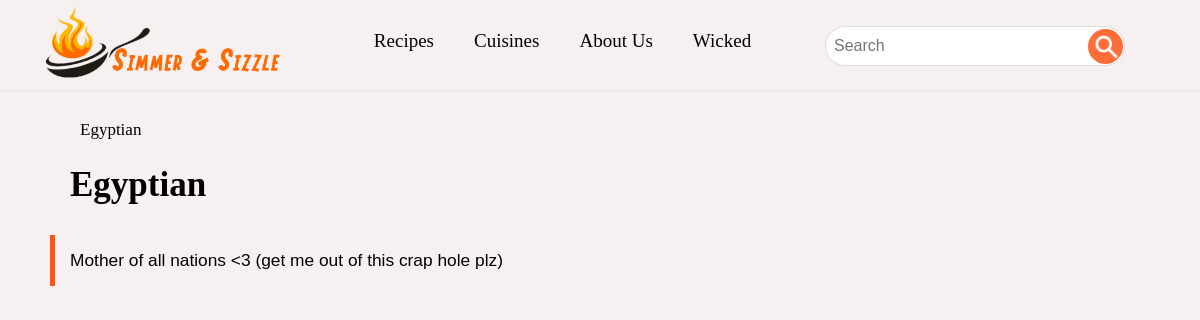
Screenshot of /cuisines/1 (signed in) with the database file from the repository.
### RecipeFinder/models.py (models this page shows, shortened)
class User(AbstractUser):
    isAdmin = models.BooleanField(default=True)

class Cuisine(models.Model):
    name = models.CharField(max_length=100, validators=[alpha])
    info = models.TextField(max_length=1000)

### RecipeFinder/views.py (the view)
# urls.py: path("cuisines/<int:id>", views.cuisine_view, name="cuisine"),
def cuisine_view(request, id):
    cuisine = models.Cuisine.objects.get(id=id)
    API = []
    for course in models.Recipe.courses():
        API.append({
            "header": course,
            "request": {
                "cuisine": id,
                "course": course
            },
            "id": f"{cuisine.name}-{course}-container",
            "url": reverse("course", args=(id, course)),
        })
    linkHistory = [
        {
            "name": cuisine.name,
            "ref": reverse("cuisine", args=(cuisine.id,))
        }
    ]
    return render(request, "RecipeFinder/index.html", {
        "linkHistory": linkHistory,
        "header": cuisine.name,
        "info": cuisine.info,
        "cuisines": models.Cuisine.objects.all(),
        "API": API,
    })

### RecipeFinder/models.py (called while the page is built)
    @classmethod
    def courses(cls):
        coursesList = []
        for course in cls.courses_pairs:
            coursesList.append(course[0])
        return coursesList

### RecipeFinder/templates/RecipeFinder/index.html (shortened to what this page needs)
{% extends "RecipeFinder/layout.html" %}
{% load static %}
{% block main_view %}
<div class="category-header">{{ header }}</div>
{% if info %}
<div class="cool-text-container">
    {{ info }}
</div>
{% endif %}
{% endblock %}

### RecipeFinder/templates/RecipeFinder/layout.html (shortened to what this page needs)
{% extends 'RecipeFinder/nav.html' %}
{% load static %}
{% block body %}
<div class="main-view">
    {% if linkHistory %}
        <ul id="link-history">
            {% for link in linkHistory %}
            <li><a href="{{ link.ref }}" class="navbar-link-item norm-link">{{ link.name }}</a></li>
            {% endfor %}
        </ul>
    {% endif %}
    {% block main_view %}
    {% endblock %}
</div>
{% endblock %}

### RecipeFinder/templates/RecipeFinder/nav.html (shortened to what this page needs)
{% load static %}
<!DOCTYPE html>
<html lang="en">
    <head>
        <link rel="stylesheet" href="{% static 'RecipeFinder/styles.css' %}">
    </head>
    <body>
        <nav class="navbar-container">
            <div class="navbar row">
                <a href="{% url 'index' %}" class="navbar-logo">
                    <img src="{% static 'RecipeFinder/logo.png' %}" width="280">
                </a>
                <div class="navbar-items row">
                    <a href="{% url 'recipes' %}" class="navbar-link-item norm-link">Recipes</a>
                    <div class="drop-down-menu">
                        <a class="drop-down-button navbar-link-item norm-link">Cuisines</a>
                    </div>
                    <a href="{% url 'about' %}" class="navbar-link-item norm-link">About Us</a>
                    <div class="drop-down-menu">
                        {% if user.is_authenticated %}
                        <a class="drop-down-button navbar-link-item norm-link">{{ user.username }}</a>
                        {% else %}
                        <a href="{% url 'register' %}" class="navbar-link-item norm-link">Register</a>
                        <a href="{% url 'login' %}" class="navbar-link-item norm-link">Login</a>
                        {% endif %}
                    </div>
                </div>
                <form action="{% url 'search' %}" method="get">
                    <div class="navbar-search row">
                        <input name="q" type="text" class="cool-form form-peach" placeholder="Search" value="{{ past_query }}">
                        <button type="submit" class="cool-button button-peach"></button>
                    </div>
                </form>
            </div>
        </nav>
        {% block body %}
        {% endblock %}
    </body>
</html>

### RecipeFinder/static/RecipeFinder/styles.css (style rules this page uses)
body { padding: 0px; margin: 0px; font-family: sans-serif; background-color: #f7f0f0; }
body, .cool-form, .cool-button, .bland-button, .danger-button { font-size: 12pt; }
.main-view { padding: 100px 50px; }
.row, .row-sp { display: flex; }
a.norm-link { text-decoration: none; color: black; }
.cool-form:not(input[type="checkbox"]) { display: block; padding: 8px; border: 1px solid #ddd; border-radius: 5px; box-sizing: border-box; width: 100%; background-color: rgba(0, 0, 0, 0); transition: all 0.2s ease-in-out; }
.cool-button, .bland-button, .danger-button { padding: 7px 10px ; border: 1px solid orangered; border-radius: 7px; background-color: rgba(0, 0, 0, 0); color: orangered; text-decoration: none; display: inline-block; transition: all 0.3s; box-sizing: border-box; }
.fancy-header, .category-header { font-size: 27px; font-family: cursive; font-weight: 550; }
.cool-text-container { border-left: 5px solid rgba(255, 69, 0, 0.9); font-size: 13pt; margin: 30px 0px; padding: 15px; max-width: 100%; }
.navbar-container { position: fixed; width: 100%; height: 90px; box-shadow: 0px 0px 2px #ccc; font-size: 19px; z-index: 1; background-color: #f7f0f0; font-family: "Comic Sans MS", "Comic Sans", cursive; }
.navbar { width: 95%; height: 50%; padding: 30px; }
.navbar-logo { margin-right: auto; position: relative; top: -90%; }
.navbar-items { flex-basis: 60%; justify-content: center; }
.navbar-link-item { display: inline-block; margin: 0px 20px; height: 25px; transition: all 0.15s; white-space: nowrap; }
.navbar-search { height: 40px; position: relative; top: -10%; }
.navbar-search > input[type=text] { width: 300px; margin: 0px 10px; background-color: white; border-radius: 60px; }
.navbar-search > [type=submit] { width: 35px; height: 35px; background-image: url(search-bar-icon.png); background-size: 25px; background-position: 5px 4px; background-repeat: no-repeat; border-radius: 50%; position: relative; top: 3px; left: -47px; background-color: rgb(255, 110, 57); border-color: rgba(0, 0, 0, 0); }
.drop-down-menu { position: relative; display: inline-block; }
.category-header { margin: 0px 20px; font-size: 35px; }
#link-history { font-size: 17px; font-family: cursive; padding: 10px; margin: 10px 0px; }
#link-history > li { all: unset; }

### rows the page displays
User: username "Wicked"
Cuisine: name "Egyptian", name "Egyptian", info "Mother of all nations <3 (get me out of this crap hole plz)"
